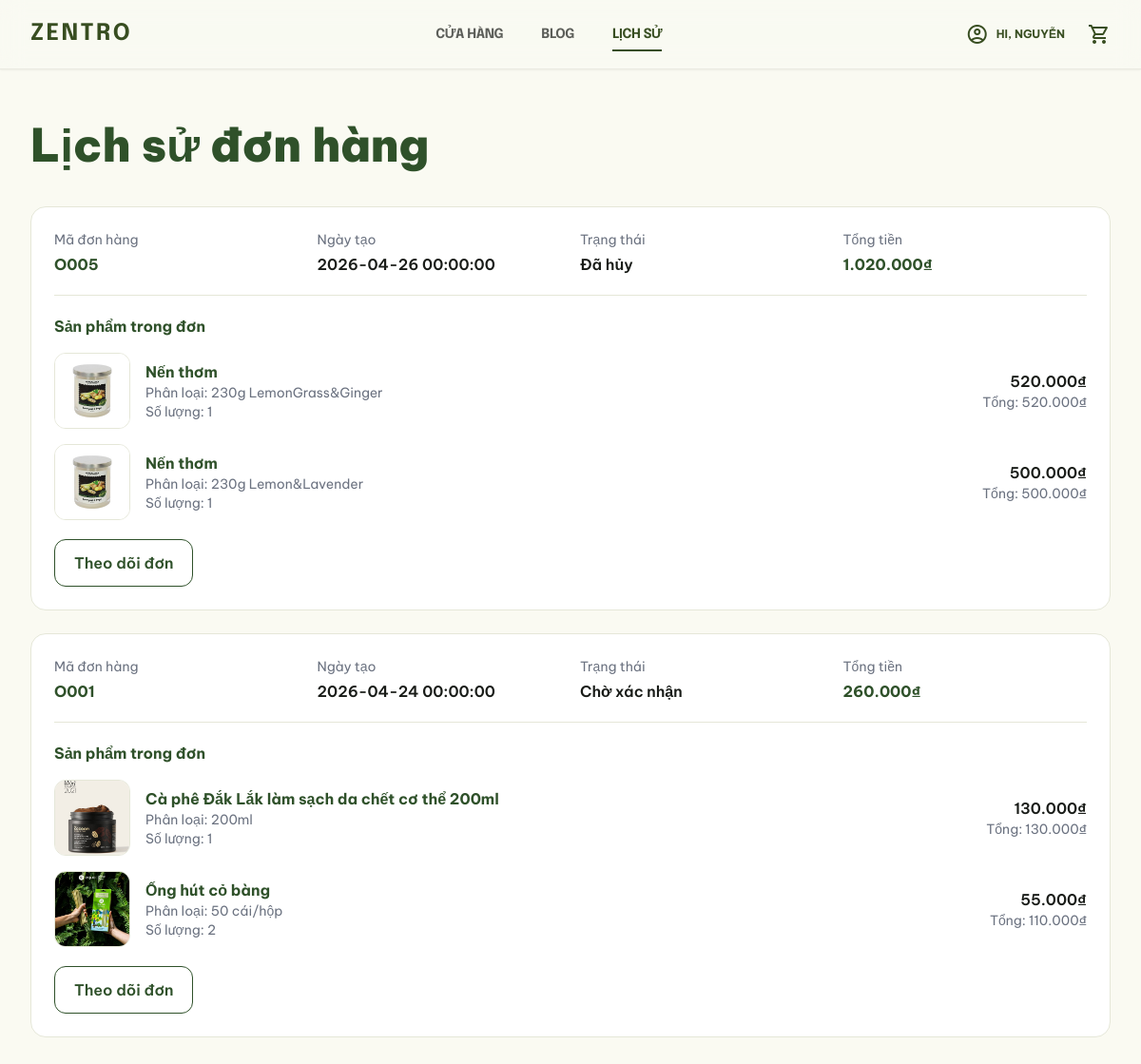
Page /index.php?url=order/history (signed in) on the committed database.
### tables this page shows
CREATE TABLE `donhang` (
  `MaDonHang` varchar(20) NOT NULL,
  `MaNguoiDung` varchar(20) DEFAULT NULL,
  `NgayDat` datetime DEFAULT current_timestamp(),
  `TongTien` decimal(15,2) NOT NULL,
  `TrangThai` varchar(50) DEFAULT 'Chờ Xử Lý',
  `DiaChiGiaoHang` varchar(255) NOT NULL,
  `MaPTTT` varchar(20) DEFAULT NULL,
  `MaPTVC` varchar(20) DEFAULT NULL,
  `MaCode` varchar(20) DEFAULT NULL,
  `MaDiaChi` varchar(20) DEFAULT NULL,
  `TenNguoiNhan` varchar(100) DEFAULT NULL,
  `SDTNguoiNhan` varchar(15) DEFAULT NULL,
  `SoTienGiam` decimal(15,2) DEFAULT 0.00,
  `PhiVanChuyen` decimal(15,2) DEFAULT 0.00,
  `ThanhTienCuoi` decimal(15,2) NOT NULL,
  `DaThongBao` tinyint(1) NOT NULL DEFAULT 0 COMMENT '0 = chưa thông báo, 1 = đã thông báo'
);

CREATE TABLE `chitietdonhang` (
  `MaDonHang` varchar(20) NOT NULL,
  `MaBienThe` varchar(20) NOT NULL,
  `SoLuong` int(11) NOT NULL,
  `DonGia` decimal(15,2) NOT NULL
);

CREATE TABLE `sanpham` (
  `MaSanPham` varchar(20) NOT NULL,
  `TenSanPham` varchar(100) NOT NULL,
  `MaDanhMuc` varchar(20) DEFAULT NULL,
  `MaThuongHieu` varchar(20) DEFAULT NULL,
  `MaVatLieu` varchar(20) DEFAULT NULL,
  `MoTa` text DEFAULT NULL,
  `DiemXanh` int(11) DEFAULT 10,
  `TrangThai` tinyint(1) DEFAULT 1,
  `NguonGoc` varchar(255) DEFAULT NULL,
  `TacDongMoiTruong` text DEFAULT NULL,
  `CoTaiChe` tinyint(1) DEFAULT 0,
  `ThanThienMoiTruong` tinyint(1) DEFAULT 1
);

CREATE TABLE `bienthesanpham` (
  `MaBienThe` varchar(20) NOT NULL,
  `MaSanPham` varchar(20) NOT NULL,
  `KichThuoc` varchar(50) DEFAULT NULL,
  `MauSac` varchar(50) DEFAULT NULL,
  `GiaTien` decimal(15,2) NOT NULL DEFAULT 0.00,
  `SoLuongTon` int(11) DEFAULT 0
);

### app/controllers/OrderController.php (called while the page is built, shortened)
<?php
require_once __DIR__ . '/../models/OrderModel.php';
class OrderController extends Controller
{
    private $orderModel;
    public function __construct()
    {
        $this->orderModel = new OrderModel();
    }
    public function history()
    {
        $orders = $this->orderModel->getOrdersByUserId($_SESSION['user_id']);
        $this->view('order/history', [
            'title' => 'Lịch sử đơn hàng',
            'orders' => $orders,
        ]);
    }
}

### index.php (called while the page is built, shortened)
<?php
require_once __DIR__ . '/core/Database.php';
require_once __DIR__ . '/core/Model.php';
$router = new Router();
$router->dispatch();

### core/Model.php (called while the page is built, shortened)
<?php
class Model
{
    public function __construct()
    {
        $database = new Database();
        $this->db = $database->connect();
    }
}

### core/Database.php (called while the page is built, shortened)
<?php
class Database
{
    private $host = DB_HOST;
    private $port = DB_PORT;
    private $dbname = DB_NAME;
    private $username = DB_USER;
    private $password = DB_PASS;
    private $conn;
    public function connect()
    {
        if ($this->conn == null) {
            try {
                $dsn = "mysql:host={$this->host};port={$this->port};dbname={$this->dbname};charset=utf8mb4";
                $this->conn = new PDO($dsn, $this->username, $this->password);
                $this->conn->setAttribute(PDO::ATTR_ERRMODE, PDO::ERRMODE_EXCEPTION);
                $this->conn->setAttribute(PDO::ATTR_DEFAULT_FETCH_MODE, PDO::FETCH_ASSOC);
            } catch (PDOException $e) {
                die("Kết nối database thất bại: " . $e->getMessage());
            }
        }
        return $this->conn;
    }
}

### app/models/OrderModel.php (called while the page is built, shortened)
<?php
class OrderModel extends Model
{
    public function getOrdersByUserId($userId)
    {
        $stmt = $this->db->prepare("SELECT * FROM donhang WHERE MaNguoiDung = ? ORDER BY NgayDat DESC");
        $stmt->execute([$userId]);
        $orders = $stmt->fetchAll(PDO::FETCH_ASSOC);
        foreach ($orders as &$order) {
            $order['items'] = $this->getOrderItems($order['MaDonHang']);
        }
        return $orders;
    }
    public function getOrderItems($orderId)
    {
        $stmt = $this->db->prepare("
            SELECT
                ct.MaDonHang,
                ct.MaBienThe,
                ct.SoLuong,
                ct.DonGia,
                bt.MaSanPham,
                bt.KichThuoc,
                bt.MauSac,
                sp.TenSanPham,
                (
                    SELECT ha.DuongDan
                    FROM hinhanhsanpham ha
                    WHERE ha.MaSanPham = sp.MaSanPham
                    ORDER BY ha.MaHinhAnh ASC
                    LIMIT 1
                ) AS HinhAnh
            FROM chitietdonhang ct
            LEFT JOIN bienthesanpham bt ON ct.MaBienThe = bt.MaBienThe
            LEFT JOIN sanpham sp ON bt.MaSanPham = sp.MaSanPham
            WHERE ct.MaDonHang = ?
            ORDER BY ct.MaBienThe ASC
        ");
        $stmt->execute([$orderId]);
        return $stmt->fetchAll(PDO::FETCH_ASSOC);
    }
}

### app/views/order/history.php (the view, shortened to what this page needs)
<?php include __DIR__ . '/../layouts/header.php'; ?>
<main class="min-h-screen bg-[#FAFAF2] px-8 py-14">
    <section class="max-w-6xl mx-auto">
        <h1 class="text-4xl md:text-5xl font-black text-[#2F512A] mb-10">
            Lịch sử đơn hàng
        </h1>
        <?php if (empty($orders)): ?>
            <div class="bg-white rounded-2xl border border-[#E5E7D8] p-8">
                <p class="text-lg text-gray-700 mb-4">
                    Bạn chưa có đơn hàng nào.
                </p>
                <a href="?url=product"
                   class="inline-block px-6 py-3 rounded-xl bg-[#2F512A] text-white font-semibold">
                    Tiếp tục mua sắm
                </a>
            </div>
        <?php else: ?>
            <div class="space-y-6">
                <?php foreach ($orders as $order): ?>
                    <?php
                        $orderId = $order['MaDonHang'] ?? '';
                        $createdAt = $order['NgayDat'] ?? '';
                        $status = $order['TrangThai'] ?? 0;
                        $total = $order['ThanhTienCuoi'] ?? 0;
                        $items = $order['items'] ?? [];
                        $statusMap = [
                            0 => 'Chờ xác nhận',
                            1 => 'Đang chuẩn bị',
                            2 => 'Đang giao',
                            3 => 'Hoàn thành',
                            4 => 'Đã hủy',
                            '0' => 'Chờ xác nhận',
                            '1' => 'Đang chuẩn bị',
                            '2' => 'Đang giao',
                            '3' => 'Hoàn thành',
                            '4' => 'Đã hủy',
                        ];
                        $statusText = $statusMap[$status] ?? 'Không xác định';
                    ?>
                    <div class="bg-white rounded-2xl border border-[#E5E7D8] p-6">
                        <div class="grid grid-cols-1 md:grid-cols-4 gap-5 mb-5">
                            <div>
                                <p class="text-sm text-gray-500 mb-1">Mã đơn hàng</p>
                                <p class="font-bold text-[#2F512A]">
                                    <?= htmlspecialchars($orderId) ?>
                                </p>
                            </div>
                            <div>
                                <p class="text-sm text-gray-500 mb-1">Ngày tạo</p>
                                <p class="font-semibold">
                                    <?= htmlspecialchars($createdAt) ?>
                                </p>
                            </div>
                            <div>
                                <p class="text-sm text-gray-500 mb-1">Trạng thái</p>
                                <p class="font-semibold">
                                    <?= htmlspecialchars($statusText) ?>
                                </p>
                            </div>
                            <div>
                                <p class="text-sm text-gray-500 mb-1">Tổng tiền</p>
                                <p class="font-bold text-[#2F512A]">
                                    <?= number_format((float)$total, 0, ',', '.') ?>₫
                                </p>
                            </div>
                        </div>
                        <?php if (!empty($items)): ?>
                            <div class="border-t border-[#E5E7D8] pt-5">
                                <h3 class="font-bold text-[#2F512A] mb-4">
                                    Sản phẩm trong đơn
                                </h3>
                                <div class="space-y-4">
                                    <?php foreach ($items as $item): ?>
                                        <?php
                                            $productName = $item['TenSanPham'] ?? 'Sản phẩm';
                                            $variantText = trim(($item['KichThuoc'] ?? '') . ' ' . ($item['MauSac'] ?? ''));
                                            $quantity = (int)($item['SoLuong'] ?? 0);
                                            $price = (float)($item['DonGia'] ?? 0);
                                            $image = $item['HinhAnh'] ?? '';
                                            if (!empty($image)) {
                                                $imageUrl = str_starts_with($image, 'public/')
                                                    ? BASE_URL . ltrim($image, '/')
                                                    : BASE_URL . 'public/images/Products/' . basename($image);
                                            } else {
                                                $imageUrl = '';
                                            }
                                        ?>
                                        <div class="flex items-center gap-4">
                                            <?php if (!empty($imageUrl)): ?>
                                                <img src="<?= htmlspecialchars($imageUrl) ?>"
                                                     alt="<?= htmlspecialchars($productName) ?>"
                                                     class="w-20 h-20 rounded-xl object-cover border border-[#E5E7D8]">
                                            <?php else: ?>
                                                <div class="w-20 h-20 rounded-xl bg-[#EEF1E7] flex items-center justify-center text-xs text-gray-500">
                                                    No image
                                                </div>
                                            <?php endif; ?>
                                            <div class="flex-1">
                                                <p class="font-bold text-[#2F512A]">
                                                    <?= htmlspecialchars($productName) ?>
                                                </p>
                                                <?php if (!empty($variantText)): ?>
                                                    <p class="text-sm text-gray-500">
                                                        Phân loại: <?= htmlspecialchars($variantText) ?>
                                                    </p>
                                                <?php endif; ?>
                                                <p class="text-sm text-gray-500">
                                                    Số lượng: <?= $quantity ?>
                                                </p>
                                            </div>
                                            <div class="text-right">
                                                <p class="font-semibold">
                                                    <?= number_format($price, 0, ',', '.') ?>₫
                                                </p>
                                                <p class="text-sm text-gray-500">
                                                    Tổng: <?= number_format($price * $quantity, 0, ',', '.') ?>₫
                                                </p>
                                            </div>
                                        </div>
                                    <?php endforeach; ?>
                                </div>
                            </div>
                        <?php endif; ?>
                        <div class="mt-5">
                            <a href="?url=order/tracking&id=<?= urlencode($orderId) ?>"
                               class="inline-block px-5 py-3 rounded-xl border border-[#2F512A] text-[#2F512A] font-semibold">
                                Theo dõi đơn
                            </a>
                        </div>
                    </div>
                <?php endforeach; ?>
            </div>
        <?php endif; ?>
    </section>
</main>

### rows in the picture
donhang: MaDonHang "O005", NgayDat "2026-04-26 00:00:00", TrangThai "Đã hủy", ThanhTienCuoi "1.020.000"
chitietdonhang: sanpham.TenSanPham "Nến thơm", MaBienThe.MauSac "230g LemonGrass&Ginger", SoLuong "1", DonGia "520.000", $price * $quantity "520.000"
chitietdonhang: sanpham.TenSanPham "Nến thơm", MaBienThe.MauSac "230g Lemon&Lavender", SoLuong "1", DonGia "500.000", $price * $quantity "500.000"
donhang: MaDonHang "O001", NgayDat "2026-04-24 00:00:00", TrangThai "Chờ xác nhận", ThanhTienCuoi "260.000"
chitietdonhang: shows a picture, sanpham.TenSanPham "Cà phê Đắk Lắk làm sạch da chết cơ thể 200ml", MaBienThe.KichThuoc "200ml", SoLuong "1", DonGia "130.000", $price * $quantity "130.000"
chitietdonhang: shows a picture, sanpham.TenSanPham "Ống hút cỏ bàng", MaBienThe.KichThuoc "50 cái/hộp", SoLuong "2", DonGia "55.000", $price * $quantity "110.000"

### other values in the picture
$item['label'] "CỬA HÀNG"
$item['label'] "BLOG"
$item['label'] "LỊCH SỬ"
explode(' ', $_SESSION['user_name'] ?? 'User')[0] "NGUYỄN"
